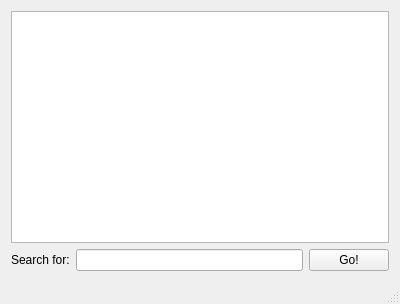
<?xml version="1.0" encoding="UTF-8"?>
<ui version="4.0">
 <class>MainWindow</class>
 <widget class="QMainWindow" name="MainWindow">
  <property name="geometry">
   <rect>
    <x>0</x>
    <y>0</y>
    <width>400</width>
    <height>304</height>
   </rect>
  </property>
  <property name="windowTitle">
   <string>MainWindow</string>
  </property>
  <widget class="QWidget" name="centralWidget">
   <layout class="QVBoxLayout" name="verticalLayout">
    <item>
     <widget class="QTextEdit" name="textEdit"/>
    </item>
    <item>
     <layout class="QHBoxLayout" name="horizontalLayout">
      <item>
       <widget class="QLabel" name="label">
        <property name="text">
         <string>Search for:</string>
        </property>
       </widget>
      </item>
      <item>
       <widget class="QLineEdit" name="lineEdit"/>
      </item>
      <item>
       <widget class="QPushButton" name="goButton">
        <property name="text">
         <string>Go!</string>
        </property>
       </widget>
      </item>
     </layout>
    </item>
   </layout>
  </widget>
  <widget class="QStatusBar" name="statusBar"/>
  <widget class="QMenuBar" name="menuBar">
   <property name="geometry">
    <rect>
     <x>0</x>
     <y>0</y>
     <width>400</width>
     <height>22</height>
    </rect>
   </property>
  </widget>
 </widget>
 <layoutdefault spacing="6" margin="11"/>
 <resources/>
 <connections/>
</ui>
